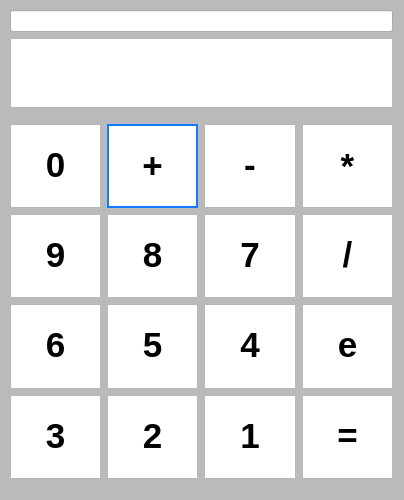
<?xml version="1.0" encoding="UTF-8"?>
<ui version="4.0">
 <class>Calculator</class>
 <widget class="QMainWindow" name="Calculator">
  <property name="geometry">
   <rect>
    <x>0</x>
    <y>0</y>
    <width>404</width>
    <height>500</height>
   </rect>
  </property>
  <property name="windowTitle">
   <string>MainWindow</string>
  </property>
  <property name="whatsThis">
   <string/>
  </property>
  <property name="styleSheet">
   <string notr="true">QMainWindow{
background-color: rgb(186, 186, 186);
}</string>
  </property>
  <widget class="QWidget" name="centralwidget">
   <widget class="QWidget" name="verticalLayoutWidget">
    <property name="geometry">
     <rect>
      <x>10</x>
      <y>10</y>
      <width>383</width>
      <height>469</height>
     </rect>
    </property>
    <layout class="QVBoxLayout" name="verticalLayout_2">
     <item>
      <widget class="QLineEdit" name="lineEdit"/>
     </item>
     <item>
      <widget class="QTextEdit" name="textEdit">
       <property name="enabled">
        <bool>true</bool>
       </property>
      </widget>
     </item>
     <item>
      <layout class="QGridLayout" name="gridLayout_6">
       <property name="topMargin">
        <number>10</number>
       </property>
       <item row="1" column="2">
        <widget class="QTextBrowser" name="textBrowser_68">
         <property name="html">
          <string>&lt;!DOCTYPE HTML PUBLIC &quot;-//W3C//DTD HTML 4.0//EN&quot; &quot;http://www.w3.org/TR/REC-html40/strict.dtd&quot;&gt;
&lt;html&gt;&lt;head&gt;&lt;meta name=&quot;qrichtext&quot; content=&quot;1&quot; /&gt;&lt;style type=&quot;text/css&quot;&gt;
p, li { white-space: pre-wrap; }
&lt;/style&gt;&lt;/head&gt;&lt;body style=&quot; font-family:'MS Shell Dlg 2'; font-size:8.25pt; font-weight:400; font-style:normal;&quot;&gt;
&lt;p style=&quot; margin-top:0px; margin-bottom:0px; margin-left:0px; margin-right:0px; -qt-block-indent:0; text-indent:0px;&quot;&gt;    &lt;/p&gt;
&lt;p align=&quot;center&quot; style=&quot; margin-top:3px; margin-bottom:0px; margin-left:0px; margin-right:0px; -qt-block-indent:0; text-indent:0px;&quot;&gt;&lt;span style=&quot; font-size:26pt; font-weight:600;&quot;&gt;7&lt;/span&gt;&lt;/p&gt;&lt;/body&gt;&lt;/html&gt;</string>
         </property>
        </widget>
       </item>
       <item row="2" column="3">
        <widget class="QTextBrowser" name="textBrowser_77">
         <property name="html">
          <string>&lt;!DOCTYPE HTML PUBLIC &quot;-//W3C//DTD HTML 4.0//EN&quot; &quot;http://www.w3.org/TR/REC-html40/strict.dtd&quot;&gt;
&lt;html&gt;&lt;head&gt;&lt;meta name=&quot;qrichtext&quot; content=&quot;1&quot; /&gt;&lt;style type=&quot;text/css&quot;&gt;
p, li { white-space: pre-wrap; }
&lt;/style&gt;&lt;/head&gt;&lt;body style=&quot; font-family:'MS Shell Dlg 2'; font-size:8.25pt; font-weight:400; font-style:normal;&quot;&gt;
&lt;p style=&quot; margin-top:0px; margin-bottom:0px; margin-left:0px; margin-right:0px; -qt-block-indent:0; text-indent:0px;&quot;&gt;    &lt;/p&gt;
&lt;p align=&quot;center&quot; style=&quot; margin-top:3px; margin-bottom:0px; margin-left:0px; margin-right:0px; -qt-block-indent:0; text-indent:0px;&quot;&gt;&lt;span style=&quot; font-size:26pt; font-weight:600;&quot;&gt;e&lt;/span&gt;&lt;/p&gt;&lt;/body&gt;&lt;/html&gt;</string>
         </property>
        </widget>
       </item>
       <item row="2" column="1">
        <widget class="QTextBrowser" name="textBrowser_71">
         <property name="html">
          <string>&lt;!DOCTYPE HTML PUBLIC &quot;-//W3C//DTD HTML 4.0//EN&quot; &quot;http://www.w3.org/TR/REC-html40/strict.dtd&quot;&gt;
&lt;html&gt;&lt;head&gt;&lt;meta name=&quot;qrichtext&quot; content=&quot;1&quot; /&gt;&lt;style type=&quot;text/css&quot;&gt;
p, li { white-space: pre-wrap; }
&lt;/style&gt;&lt;/head&gt;&lt;body style=&quot; font-family:'MS Shell Dlg 2'; font-size:8.25pt; font-weight:400; font-style:normal;&quot;&gt;
&lt;p style=&quot; margin-top:0px; margin-bottom:0px; margin-left:0px; margin-right:0px; -qt-block-indent:0; text-indent:0px;&quot;&gt;    &lt;/p&gt;
&lt;p align=&quot;center&quot; style=&quot; margin-top:3px; margin-bottom:0px; margin-left:0px; margin-right:0px; -qt-block-indent:0; text-indent:0px;&quot;&gt;&lt;span style=&quot; font-size:26pt; font-weight:600;&quot;&gt;5&lt;/span&gt;&lt;/p&gt;&lt;/body&gt;&lt;/html&gt;</string>
         </property>
        </widget>
       </item>
       <item row="2" column="0">
        <widget class="QTextBrowser" name="textBrowser_70">
         <property name="html">
          <string>&lt;!DOCTYPE HTML PUBLIC &quot;-//W3C//DTD HTML 4.0//EN&quot; &quot;http://www.w3.org/TR/REC-html40/strict.dtd&quot;&gt;
&lt;html&gt;&lt;head&gt;&lt;meta name=&quot;qrichtext&quot; content=&quot;1&quot; /&gt;&lt;style type=&quot;text/css&quot;&gt;
p, li { white-space: pre-wrap; }
&lt;/style&gt;&lt;/head&gt;&lt;body style=&quot; font-family:'MS Shell Dlg 2'; font-size:8.25pt; font-weight:400; font-style:normal;&quot;&gt;
&lt;p style=&quot; margin-top:0px; margin-bottom:0px; margin-left:0px; margin-right:0px; -qt-block-indent:0; text-indent:0px;&quot;&gt;    &lt;/p&gt;
&lt;p align=&quot;center&quot; style=&quot; margin-top:3px; margin-bottom:0px; margin-left:0px; margin-right:0px; -qt-block-indent:0; text-indent:0px;&quot;&gt;&lt;span style=&quot; font-size:26pt; font-weight:600;&quot;&gt;6&lt;/span&gt;&lt;/p&gt;&lt;/body&gt;&lt;/html&gt;</string>
         </property>
        </widget>
       </item>
       <item row="1" column="3">
        <widget class="QTextBrowser" name="textBrowser_76">
         <property name="html">
          <string>&lt;!DOCTYPE HTML PUBLIC &quot;-//W3C//DTD HTML 4.0//EN&quot; &quot;http://www.w3.org/TR/REC-html40/strict.dtd&quot;&gt;
&lt;html&gt;&lt;head&gt;&lt;meta name=&quot;qrichtext&quot; content=&quot;1&quot; /&gt;&lt;style type=&quot;text/css&quot;&gt;
p, li { white-space: pre-wrap; }
&lt;/style&gt;&lt;/head&gt;&lt;body style=&quot; font-family:'MS Shell Dlg 2'; font-size:8.25pt; font-weight:400; font-style:normal;&quot;&gt;
&lt;p style=&quot; margin-top:0px; margin-bottom:0px; margin-left:0px; margin-right:0px; -qt-block-indent:0; text-indent:0px;&quot;&gt;    &lt;/p&gt;
&lt;p align=&quot;center&quot; style=&quot; margin-top:3px; margin-bottom:0px; margin-left:0px; margin-right:0px; -qt-block-indent:0; text-indent:0px;&quot;&gt;&lt;span style=&quot; font-size:26pt; font-weight:600;&quot;&gt;/&lt;/span&gt;&lt;/p&gt;&lt;/body&gt;&lt;/html&gt;</string>
         </property>
        </widget>
       </item>
       <item row="1" column="0">
        <widget class="QTextBrowser" name="textBrowser_69">
         <property name="html">
          <string>&lt;!DOCTYPE HTML PUBLIC &quot;-//W3C//DTD HTML 4.0//EN&quot; &quot;http://www.w3.org/TR/REC-html40/strict.dtd&quot;&gt;
&lt;html&gt;&lt;head&gt;&lt;meta name=&quot;qrichtext&quot; content=&quot;1&quot; /&gt;&lt;style type=&quot;text/css&quot;&gt;
p, li { white-space: pre-wrap; }
&lt;/style&gt;&lt;/head&gt;&lt;body style=&quot; font-family:'MS Shell Dlg 2'; font-size:8.25pt; font-weight:400; font-style:normal;&quot;&gt;
&lt;p style=&quot; margin-top:0px; margin-bottom:0px; margin-left:0px; margin-right:0px; -qt-block-indent:0; text-indent:0px;&quot;&gt;    &lt;/p&gt;
&lt;p align=&quot;center&quot; style=&quot; margin-top:3px; margin-bottom:0px; margin-left:0px; margin-right:0px; -qt-block-indent:0; text-indent:0px;&quot;&gt;&lt;span style=&quot; font-size:26pt; font-weight:600;&quot;&gt;9&lt;/span&gt;&lt;/p&gt;&lt;/body&gt;&lt;/html&gt;</string>
         </property>
        </widget>
       </item>
       <item row="2" column="2">
        <widget class="QTextBrowser" name="textBrowser_72">
         <property name="html">
          <string>&lt;!DOCTYPE HTML PUBLIC &quot;-//W3C//DTD HTML 4.0//EN&quot; &quot;http://www.w3.org/TR/REC-html40/strict.dtd&quot;&gt;
&lt;html&gt;&lt;head&gt;&lt;meta name=&quot;qrichtext&quot; content=&quot;1&quot; /&gt;&lt;style type=&quot;text/css&quot;&gt;
p, li { white-space: pre-wrap; }
&lt;/style&gt;&lt;/head&gt;&lt;body style=&quot; font-family:'MS Shell Dlg 2'; font-size:8.25pt; font-weight:400; font-style:normal;&quot;&gt;
&lt;p style=&quot; margin-top:0px; margin-bottom:0px; margin-left:0px; margin-right:0px; -qt-block-indent:0; text-indent:0px;&quot;&gt;    &lt;/p&gt;
&lt;p align=&quot;center&quot; style=&quot; margin-top:3px; margin-bottom:0px; margin-left:0px; margin-right:0px; -qt-block-indent:0; text-indent:0px;&quot;&gt;&lt;span style=&quot; font-size:26pt; font-weight:600;&quot;&gt;4&lt;/span&gt;&lt;/p&gt;&lt;/body&gt;&lt;/html&gt;</string>
         </property>
        </widget>
       </item>
       <item row="1" column="1">
        <widget class="QTextBrowser" name="textBrowser_67">
         <property name="html">
          <string>&lt;!DOCTYPE HTML PUBLIC &quot;-//W3C//DTD HTML 4.0//EN&quot; &quot;http://www.w3.org/TR/REC-html40/strict.dtd&quot;&gt;
&lt;html&gt;&lt;head&gt;&lt;meta name=&quot;qrichtext&quot; content=&quot;1&quot; /&gt;&lt;style type=&quot;text/css&quot;&gt;
p, li { white-space: pre-wrap; }
&lt;/style&gt;&lt;/head&gt;&lt;body style=&quot; font-family:'MS Shell Dlg 2'; font-size:8.25pt; font-weight:400; font-style:normal;&quot;&gt;
&lt;p style=&quot; margin-top:0px; margin-bottom:0px; margin-left:0px; margin-right:0px; -qt-block-indent:0; text-indent:0px;&quot;&gt;    &lt;/p&gt;
&lt;p align=&quot;center&quot; style=&quot; margin-top:3px; margin-bottom:0px; margin-left:0px; margin-right:0px; -qt-block-indent:0; text-indent:0px;&quot;&gt;&lt;span style=&quot; font-size:26pt; font-weight:600;&quot;&gt;8&lt;/span&gt;&lt;/p&gt;&lt;/body&gt;&lt;/html&gt;</string>
         </property>
        </widget>
       </item>
       <item row="3" column="2">
        <widget class="QTextBrowser" name="textBrowser_75">
         <property name="html">
          <string>&lt;!DOCTYPE HTML PUBLIC &quot;-//W3C//DTD HTML 4.0//EN&quot; &quot;http://www.w3.org/TR/REC-html40/strict.dtd&quot;&gt;
&lt;html&gt;&lt;head&gt;&lt;meta name=&quot;qrichtext&quot; content=&quot;1&quot; /&gt;&lt;style type=&quot;text/css&quot;&gt;
p, li { white-space: pre-wrap; }
&lt;/style&gt;&lt;/head&gt;&lt;body style=&quot; font-family:'MS Shell Dlg 2'; font-size:8.25pt; font-weight:400; font-style:normal;&quot;&gt;
&lt;p style=&quot; margin-top:0px; margin-bottom:0px; margin-left:0px; margin-right:0px; -qt-block-indent:0; text-indent:0px;&quot;&gt;    &lt;/p&gt;
&lt;p align=&quot;center&quot; style=&quot; margin-top:3px; margin-bottom:0px; margin-left:0px; margin-right:0px; -qt-block-indent:0; text-indent:0px;&quot;&gt;&lt;span style=&quot; font-size:26pt; font-weight:600;&quot;&gt;1&lt;/span&gt;&lt;/p&gt;&lt;/body&gt;&lt;/html&gt;</string>
         </property>
        </widget>
       </item>
       <item row="3" column="3">
        <widget class="QTextBrowser" name="textBrowser_78">
         <property name="html">
          <string>&lt;!DOCTYPE HTML PUBLIC &quot;-//W3C//DTD HTML 4.0//EN&quot; &quot;http://www.w3.org/TR/REC-html40/strict.dtd&quot;&gt;
&lt;html&gt;&lt;head&gt;&lt;meta name=&quot;qrichtext&quot; content=&quot;1&quot; /&gt;&lt;style type=&quot;text/css&quot;&gt;
p, li { white-space: pre-wrap; }
&lt;/style&gt;&lt;/head&gt;&lt;body style=&quot; font-family:'MS Shell Dlg 2'; font-size:8.25pt; font-weight:400; font-style:normal;&quot;&gt;
&lt;p style=&quot; margin-top:0px; margin-bottom:0px; margin-left:0px; margin-right:0px; -qt-block-indent:0; text-indent:0px;&quot;&gt;    &lt;/p&gt;
&lt;p align=&quot;center&quot; style=&quot; margin-top:3px; margin-bottom:0px; margin-left:0px; margin-right:0px; -qt-block-indent:0; text-indent:0px;&quot;&gt;&lt;span style=&quot; font-size:26pt; font-weight:600;&quot;&gt;=&lt;/span&gt;&lt;/p&gt;&lt;/body&gt;&lt;/html&gt;</string>
         </property>
        </widget>
       </item>
       <item row="3" column="0">
        <widget class="QTextBrowser" name="textBrowser_73">
         <property name="html">
          <string>&lt;!DOCTYPE HTML PUBLIC &quot;-//W3C//DTD HTML 4.0//EN&quot; &quot;http://www.w3.org/TR/REC-html40/strict.dtd&quot;&gt;
&lt;html&gt;&lt;head&gt;&lt;meta name=&quot;qrichtext&quot; content=&quot;1&quot; /&gt;&lt;style type=&quot;text/css&quot;&gt;
p, li { white-space: pre-wrap; }
&lt;/style&gt;&lt;/head&gt;&lt;body style=&quot; font-family:'MS Shell Dlg 2'; font-size:8.25pt; font-weight:400; font-style:normal;&quot;&gt;
&lt;p style=&quot; margin-top:0px; margin-bottom:0px; margin-left:0px; margin-right:0px; -qt-block-indent:0; text-indent:0px;&quot;&gt;    &lt;/p&gt;
&lt;p align=&quot;center&quot; style=&quot; margin-top:3px; margin-bottom:0px; margin-left:0px; margin-right:0px; -qt-block-indent:0; text-indent:0px;&quot;&gt;&lt;span style=&quot; font-size:26pt; font-weight:600;&quot;&gt;3&lt;/span&gt;&lt;/p&gt;&lt;/body&gt;&lt;/html&gt;</string>
         </property>
        </widget>
       </item>
       <item row="3" column="1">
        <widget class="QTextBrowser" name="textBrowser_74">
         <property name="html">
          <string>&lt;!DOCTYPE HTML PUBLIC &quot;-//W3C//DTD HTML 4.0//EN&quot; &quot;http://www.w3.org/TR/REC-html40/strict.dtd&quot;&gt;
&lt;html&gt;&lt;head&gt;&lt;meta name=&quot;qrichtext&quot; content=&quot;1&quot; /&gt;&lt;style type=&quot;text/css&quot;&gt;
p, li { white-space: pre-wrap; }
&lt;/style&gt;&lt;/head&gt;&lt;body style=&quot; font-family:'MS Shell Dlg 2'; font-size:8.25pt; font-weight:400; font-style:normal;&quot;&gt;
&lt;p style=&quot; margin-top:0px; margin-bottom:0px; margin-left:0px; margin-right:0px; -qt-block-indent:0; text-indent:0px;&quot;&gt;    &lt;/p&gt;
&lt;p align=&quot;center&quot; style=&quot; margin-top:3px; margin-bottom:0px; margin-left:0px; margin-right:0px; -qt-block-indent:0; text-indent:0px;&quot;&gt;&lt;span style=&quot; font-size:26pt; font-weight:600;&quot;&gt;2&lt;/span&gt;&lt;/p&gt;&lt;/body&gt;&lt;/html&gt;</string>
         </property>
        </widget>
       </item>
       <item row="0" column="3">
        <widget class="QTextBrowser" name="textBrowser_66">
         <property name="html">
          <string>&lt;!DOCTYPE HTML PUBLIC &quot;-//W3C//DTD HTML 4.0//EN&quot; &quot;http://www.w3.org/TR/REC-html40/strict.dtd&quot;&gt;
&lt;html&gt;&lt;head&gt;&lt;meta name=&quot;qrichtext&quot; content=&quot;1&quot; /&gt;&lt;style type=&quot;text/css&quot;&gt;
p, li { white-space: pre-wrap; }
&lt;/style&gt;&lt;/head&gt;&lt;body style=&quot; font-family:'MS Shell Dlg 2'; font-size:8.25pt; font-weight:400; font-style:normal;&quot;&gt;
&lt;p style=&quot; margin-top:0px; margin-bottom:0px; margin-left:0px; margin-right:0px; -qt-block-indent:0; text-indent:0px;&quot;&gt;    &lt;/p&gt;
&lt;p align=&quot;center&quot; style=&quot; margin-top:4px; margin-bottom:0px; margin-left:0px; margin-right:0px; -qt-block-indent:0; text-indent:0px;&quot;&gt;&lt;span style=&quot; font-size:26pt; font-weight:600;&quot;&gt;*&lt;/span&gt;&lt;/p&gt;&lt;/body&gt;&lt;/html&gt;</string>
         </property>
        </widget>
       </item>
       <item row="0" column="2">
        <widget class="QTextBrowser" name="textBrowser_65">
         <property name="html">
          <string>&lt;!DOCTYPE HTML PUBLIC &quot;-//W3C//DTD HTML 4.0//EN&quot; &quot;http://www.w3.org/TR/REC-html40/strict.dtd&quot;&gt;
&lt;html&gt;&lt;head&gt;&lt;meta name=&quot;qrichtext&quot; content=&quot;1&quot; /&gt;&lt;style type=&quot;text/css&quot;&gt;
p, li { white-space: pre-wrap; }
&lt;/style&gt;&lt;/head&gt;&lt;body style=&quot; font-family:'MS Shell Dlg 2'; font-size:8.25pt; font-weight:400; font-style:normal;&quot;&gt;
&lt;p style=&quot; margin-top:0px; margin-bottom:0px; margin-left:0px; margin-right:0px; -qt-block-indent:0; text-indent:0px;&quot;&gt;    &lt;/p&gt;
&lt;p align=&quot;center&quot; style=&quot; margin-top:3px; margin-bottom:0px; margin-left:0px; margin-right:0px; -qt-block-indent:0; text-indent:0px;&quot;&gt;&lt;span style=&quot; font-size:26pt; font-weight:600;&quot;&gt;-&lt;/span&gt;&lt;/p&gt;&lt;/body&gt;&lt;/html&gt;</string>
         </property>
        </widget>
       </item>
       <item row="0" column="1">
        <widget class="QTextBrowser" name="textBrowser_64">
         <property name="styleSheet">
          <string notr="true">QTextBrowser{
border:2px solid rgb(16, 124, 255);
}</string>
         </property>
         <property name="html">
          <string>&lt;!DOCTYPE HTML PUBLIC &quot;-//W3C//DTD HTML 4.0//EN&quot; &quot;http://www.w3.org/TR/REC-html40/strict.dtd&quot;&gt;
&lt;html&gt;&lt;head&gt;&lt;meta name=&quot;qrichtext&quot; content=&quot;1&quot; /&gt;&lt;style type=&quot;text/css&quot;&gt;
p, li { white-space: pre-wrap; }
&lt;/style&gt;&lt;/head&gt;&lt;body style=&quot; font-family:'MS Shell Dlg 2'; font-size:8.25pt; font-weight:400; font-style:normal;&quot;&gt;
&lt;p style=&quot; margin-top:0px; margin-bottom:0px; margin-left:0px; margin-right:0px; -qt-block-indent:0; text-indent:0px;&quot;&gt;    &lt;/p&gt;
&lt;p align=&quot;center&quot; style=&quot; margin-top:3px; margin-bottom:0px; margin-left:0px; margin-right:0px; -qt-block-indent:0; text-indent:0px;&quot;&gt;&lt;span style=&quot; font-size:26pt; font-weight:600;&quot;&gt;+&lt;/span&gt;&lt;/p&gt;&lt;/body&gt;&lt;/html&gt;</string>
         </property>
        </widget>
       </item>
       <item row="0" column="0">
        <widget class="QTextBrowser" name="textBrowser_79">
         <property name="styleSheet">
          <string notr="true"/>
         </property>
         <property name="html">
          <string>&lt;!DOCTYPE HTML PUBLIC &quot;-//W3C//DTD HTML 4.0//EN&quot; &quot;http://www.w3.org/TR/REC-html40/strict.dtd&quot;&gt;
&lt;html&gt;&lt;head&gt;&lt;meta name=&quot;qrichtext&quot; content=&quot;1&quot; /&gt;&lt;style type=&quot;text/css&quot;&gt;
p, li { white-space: pre-wrap; }
&lt;/style&gt;&lt;/head&gt;&lt;body style=&quot; font-family:'MS Shell Dlg 2'; font-size:8.25pt; font-weight:400; font-style:normal;&quot;&gt;
&lt;p style=&quot; margin-top:0px; margin-bottom:0px; margin-left:0px; margin-right:0px; -qt-block-indent:0; text-indent:0px;&quot;&gt;    &lt;/p&gt;
&lt;p align=&quot;center&quot; style=&quot; margin-top:3px; margin-bottom:0px; margin-left:0px; margin-right:0px; -qt-block-indent:0; text-indent:0px;&quot;&gt;&lt;span style=&quot; font-size:26pt; font-weight:600;&quot;&gt;0&lt;/span&gt;&lt;/p&gt;&lt;/body&gt;&lt;/html&gt;</string>
         </property>
        </widget>
       </item>
      </layout>
     </item>
    </layout>
   </widget>
  </widget>
  <widget class="QMenuBar" name="menubar">
   <property name="geometry">
    <rect>
     <x>0</x>
     <y>0</y>
     <width>404</width>
     <height>21</height>
    </rect>
   </property>
  </widget>
 </widget>
 <resources/>
 <connections/>
</ui>
